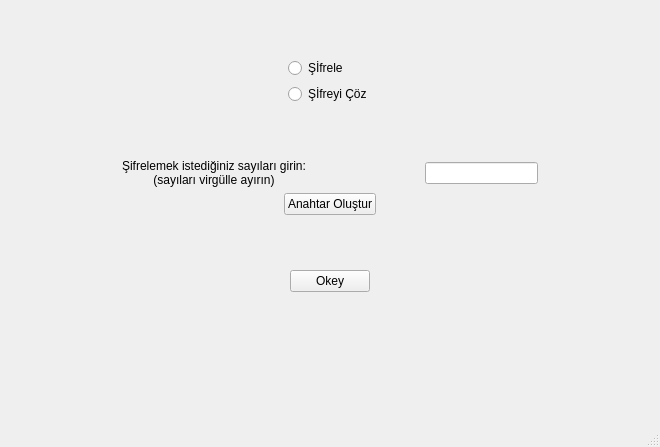
<?xml version="1.0" encoding="UTF-8"?>
<ui version="4.0">
 <class>MainWindow</class>
 <widget class="QMainWindow" name="MainWindow">
  <property name="geometry">
   <rect>
    <x>0</x>
    <y>0</y>
    <width>660</width>
    <height>447</height>
   </rect>
  </property>
  <property name="windowTitle">
   <string>MainWindow</string>
  </property>
  <widget class="QWidget" name="centralwidget">
   <layout class="QGridLayout" name="gridLayout">
    <item row="4" column="0">
     <spacer name="verticalSpacer_4">
      <property name="orientation">
       <enum>Qt::Vertical</enum>
      </property>
      <property name="sizeHint" stdset="0">
       <size>
        <width>20</width>
        <height>40</height>
       </size>
      </property>
     </spacer>
    </item>
    <item row="11" column="0">
     <spacer name="verticalSpacer">
      <property name="orientation">
       <enum>Qt::Vertical</enum>
      </property>
      <property name="sizeHint" stdset="0">
       <size>
        <width>20</width>
        <height>40</height>
       </size>
      </property>
     </spacer>
    </item>
    <item row="10" column="0">
     <layout class="QGridLayout" name="gridLayout_2">
      <item row="0" column="0">
       <spacer name="horizontalSpacer_12">
        <property name="orientation">
         <enum>Qt::Horizontal</enum>
        </property>
        <property name="sizeHint" stdset="0">
         <size>
          <width>40</width>
          <height>20</height>
         </size>
        </property>
       </spacer>
      </item>
      <item row="0" column="2">
       <spacer name="horizontalSpacer_11">
        <property name="orientation">
         <enum>Qt::Horizontal</enum>
        </property>
        <property name="sizeHint" stdset="0">
         <size>
          <width>40</width>
          <height>20</height>
         </size>
        </property>
       </spacer>
      </item>
      <item row="0" column="1">
       <widget class="QLabel" name="label_2">
        <property name="text">
         <string/>
        </property>
        <property name="alignment">
         <set>Qt::AlignCenter</set>
        </property>
       </widget>
      </item>
     </layout>
    </item>
    <item row="5" column="0">
     <layout class="QHBoxLayout" name="horizontalLayout">
      <item>
       <spacer name="horizontalSpacer_10">
        <property name="orientation">
         <enum>Qt::Horizontal</enum>
        </property>
        <property name="sizeHint" stdset="0">
         <size>
          <width>40</width>
          <height>20</height>
         </size>
        </property>
       </spacer>
      </item>
      <item>
       <widget class="QLabel" name="label_1">
        <property name="text">
         <string>Şifrelemek istediğiniz sayıları girin:
(sayıları virgülle ayırın)</string>
        </property>
        <property name="alignment">
         <set>Qt::AlignCenter</set>
        </property>
       </widget>
      </item>
      <item>
       <spacer name="horizontalSpacer_2">
        <property name="orientation">
         <enum>Qt::Horizontal</enum>
        </property>
        <property name="sizeHint" stdset="0">
         <size>
          <width>40</width>
          <height>20</height>
         </size>
        </property>
       </spacer>
      </item>
      <item>
       <widget class="QLineEdit" name="lineEdit"/>
      </item>
      <item>
       <spacer name="horizontalSpacer_9">
        <property name="orientation">
         <enum>Qt::Horizontal</enum>
        </property>
        <property name="sizeType">
         <enum>QSizePolicy::Expanding</enum>
        </property>
        <property name="sizeHint" stdset="0">
         <size>
          <width>40</width>
          <height>20</height>
         </size>
        </property>
       </spacer>
      </item>
     </layout>
    </item>
    <item row="2" column="0">
     <spacer name="verticalSpacer_5">
      <property name="orientation">
       <enum>Qt::Vertical</enum>
      </property>
      <property name="sizeHint" stdset="0">
       <size>
        <width>20</width>
        <height>40</height>
       </size>
      </property>
     </spacer>
    </item>
    <item row="7" column="0">
     <spacer name="verticalSpacer_3">
      <property name="orientation">
       <enum>Qt::Vertical</enum>
      </property>
      <property name="sizeHint" stdset="0">
       <size>
        <width>20</width>
        <height>40</height>
       </size>
      </property>
     </spacer>
    </item>
    <item row="8" column="0">
     <layout class="QHBoxLayout" name="horizontalLayout_2">
      <item>
       <spacer name="horizontalSpacer_4">
        <property name="orientation">
         <enum>Qt::Horizontal</enum>
        </property>
        <property name="sizeHint" stdset="0">
         <size>
          <width>40</width>
          <height>20</height>
         </size>
        </property>
       </spacer>
      </item>
      <item>
       <widget class="QPushButton" name="pushButton_okey">
        <property name="text">
         <string>Okey</string>
        </property>
       </widget>
      </item>
      <item>
       <spacer name="horizontalSpacer_3">
        <property name="orientation">
         <enum>Qt::Horizontal</enum>
        </property>
        <property name="sizeHint" stdset="0">
         <size>
          <width>40</width>
          <height>20</height>
         </size>
        </property>
       </spacer>
      </item>
     </layout>
    </item>
    <item row="3" column="0">
     <layout class="QHBoxLayout" name="horizontalLayout_4">
      <item>
       <spacer name="horizontalSpacer_8">
        <property name="orientation">
         <enum>Qt::Horizontal</enum>
        </property>
        <property name="sizeHint" stdset="0">
         <size>
          <width>40</width>
          <height>20</height>
         </size>
        </property>
       </spacer>
      </item>
      <item>
       <layout class="QVBoxLayout" name="verticalLayout_3">
        <item>
         <widget class="QRadioButton" name="radioButton_sifrele">
          <property name="text">
           <string>Şİfrele</string>
          </property>
          <attribute name="buttonGroup">
           <string notr="true">buttonGroup</string>
          </attribute>
         </widget>
        </item>
        <item>
         <widget class="QRadioButton" name="radioButton_sifreCoz">
          <property name="text">
           <string>Şİfreyi Çöz</string>
          </property>
          <attribute name="buttonGroup">
           <string notr="true">buttonGroup</string>
          </attribute>
         </widget>
        </item>
       </layout>
      </item>
      <item>
       <spacer name="horizontalSpacer_5">
        <property name="orientation">
         <enum>Qt::Horizontal</enum>
        </property>
        <property name="sizeHint" stdset="0">
         <size>
          <width>40</width>
          <height>20</height>
         </size>
        </property>
       </spacer>
      </item>
     </layout>
    </item>
    <item row="9" column="0">
     <spacer name="verticalSpacer_2">
      <property name="orientation">
       <enum>Qt::Vertical</enum>
      </property>
      <property name="sizeHint" stdset="0">
       <size>
        <width>20</width>
        <height>40</height>
       </size>
      </property>
     </spacer>
    </item>
    <item row="6" column="0">
     <layout class="QHBoxLayout" name="horizontalLayout_3">
      <item>
       <spacer name="horizontalSpacer_6">
        <property name="orientation">
         <enum>Qt::Horizontal</enum>
        </property>
        <property name="sizeHint" stdset="0">
         <size>
          <width>40</width>
          <height>20</height>
         </size>
        </property>
       </spacer>
      </item>
      <item>
       <widget class="QPushButton" name="pushButton_anahtar">
        <property name="text">
         <string>Anahtar Oluştur</string>
        </property>
       </widget>
      </item>
      <item>
       <spacer name="horizontalSpacer_7">
        <property name="orientation">
         <enum>Qt::Horizontal</enum>
        </property>
        <property name="sizeHint" stdset="0">
         <size>
          <width>40</width>
          <height>20</height>
         </size>
        </property>
       </spacer>
      </item>
     </layout>
    </item>
   </layout>
  </widget>
  <widget class="QMenuBar" name="menubar">
   <property name="geometry">
    <rect>
     <x>0</x>
     <y>0</y>
     <width>660</width>
     <height>22</height>
    </rect>
   </property>
  </widget>
  <widget class="QStatusBar" name="statusbar"/>
 </widget>
 <tabstops>
  <tabstop>lineEdit</tabstop>
  <tabstop>pushButton_anahtar</tabstop>
  <tabstop>radioButton_sifrele</tabstop>
  <tabstop>pushButton_okey</tabstop>
  <tabstop>radioButton_sifreCoz</tabstop>
 </tabstops>
 <resources/>
 <connections/>
 <buttongroups>
  <buttongroup name="buttonGroup"/>
 </buttongroups>
</ui>
